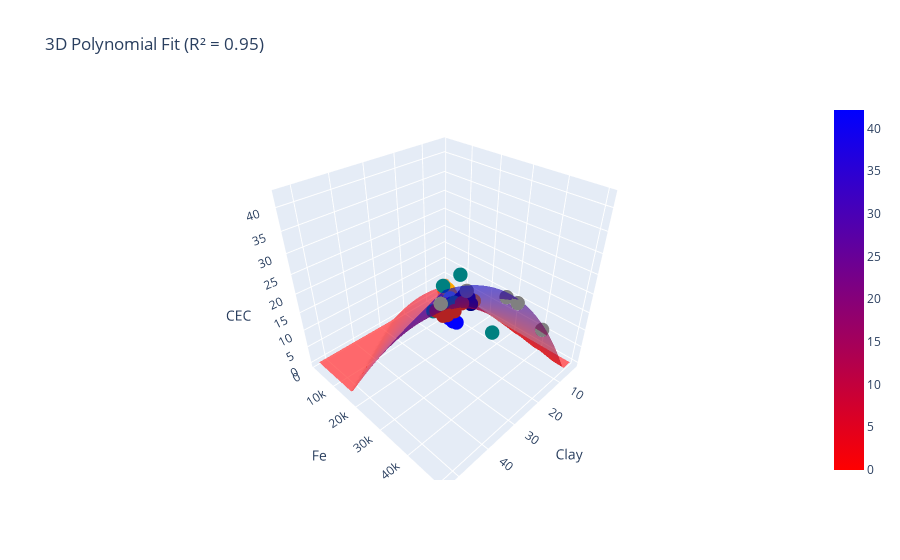

The notebook cell saved with this chart:
### Markdown cell above
## CEC prediction with Train-Test for all samples

### Code cell
feature_sets_CEC = [
    ['Clay'],
    ['Sand'],
    ['K_field'],
    ['Khf'],
    ['Kfd'],
    ['Kfd_abs'],
    ['Depth'],
    ['Bulk_density'],
    ['Humus'],
    ['Fe'],
    ['EC_HP'],
    ['pH_eau'],
    ['WC']
]
i =1
n=4 # How many feature combinations are shown in the horizontal bar plots

# Generate all pairs of features
pair_combinations = list(itertools.combinations([f[0] for f in feature_sets_CEC], 2))

# Convert pairs to the same format as individual features
feature_sets_pairs = [[pair[0], pair[1]] for pair in pair_combinations]

# Combine individual features and pairs into one list
all_feature_sets = feature_sets_CEC + feature_sets_pairs

df_CEC = df['CEC']

# Prepare to store the results for all feature sets
results_summary = []
test_errors_summary = []
train_errors_summary = []
best_n_ = []

# Evaluate all feature sets
for feature_set in all_feature_sets:
    best_n, R2_test_pol, R2_train_pol, RMSE_test_pol, RMSE_train_pol = stochastic_poly(df, feature_set, df_CEC, iters=100)
    print(i, 'best_n, R2_test_pol, R2_train_pol, RMSE_test_pol, RMSE_train_pol, feature_set:', best_n, R2_test_pol, R2_train_pol, RMSE_test_pol, RMSE_train_pol, feature_set)
    
    # Store results in lists for later use
    best_n_.append(best_n)
    test_errors_summary.append(R2_test_pol)
    train_errors_summary.append(R2_train_pol)
    
    # Also store the results in a structured format for sorting
    results_summary.append({
        'feature_set': feature_set,
        'best_n': best_n,
        'R2_test_pol': R2_test_pol,
        'R2_train_pol': R2_train_pol,
        'RMSE_test_pol': RMSE_test_pol,
        'RMSE_train_pol': RMSE_train_pol
    })
    i+=1
# Keep the lists of feature sets, test errors, and train errors as they are for further use
best_feat_ind = test_errors_summary.index(max(test_errors_summary))
best_feat = all_feature_sets[best_feat_ind]  # Use all_feature_sets to match the order
best_feat_n = best_n_[best_feat_ind]
print('best_feat_ind, best_feat, best_feat_n', best_feat_ind, best_feat, best_feat_n)

# This part remains the same: finding the best feature set and using it in `fit_and_plot`
fit_and_plot(df, best_feat, 'CEC', best_feat_n, mapping)

# Convert the results summary to a DataFrame for sorting and filtering
results_df = pd.DataFrame(results_summary)


# Sort by R2_test_pol in descending order and select the top 4
top_results = results_df.sort_values(by='R2_test_pol', ascending=False).head(n)

# Ensure that 'Clay', 'K_field', 'EC_HP', and 'Clay + Humus' are included
required_features = [['Clay'], ['K_field'], ['EC_HP'], ['Clay', 'Humus']]

# Find the corresponding results for the required features in the original results
for required in required_features:
    required_result = results_df[results_df['feature_set'].apply(lambda x: set(x) == set(required))]
    
    # Append the result for the required feature if it's not already in the top results
    if not required_result.empty and not any(set(required_result['feature_set'].values[0]) == set(x) for x in top_results['feature_set'].values):
        top_results = pd.concat([top_results, required_result])

# Now we ensure that the top 4 feature sets along with the required features are included in the plot
# Sort by R2_test_pol in descending order again to maintain consistency
top_results = top_results.sort_values(by='R2_test_pol', ascending=False)

# Plot the updated top results, which include the top 4 feature sets, and 'Clay', 'K_field', 'EC_HP', and 'Clay + Humus'
bars_plot(top_results['feature_set'].tolist(), 
          top_results['R2_test_pol'].tolist(), 
          top_results['R2_train_pol'].tolist(), 
          'Top feature sets including Clay, K_field, EC_HP, and Clay + Humus')

### Figure 1 — Plotly figure (JSON) as saved in the notebook; plotly's stock layout.template omitted (floating-point values rounded to 4 significant figures; data arrays with more than 128 entries replaced by an {"elided": "..."} marker saying what was removed)
{"data": [{"marker": {"color": ["teal", "teal", "teal", "teal", "teal", "teal", "teal", "teal", "teal", "teal", "teal", "firebrick", "firebrick", "firebrick", "firebrick", "firebrick", "sandybrown", "sandybrown", "sandybrown", "sandybrown", "sandybrown", "sandybrown", "navy", "navy", "navy", "navy", "navy", "blue", "blue", "blue", "blue", "blue", "gray", "gray", "gray", "gray", "gray", "cornflowerblue", "cornflowerblue", "cornflowerblue", "cornflowerblue", "cornflowerblue", "cornflowerblue", "cornflowerblue", "orange", "orange", "orange", "orange", "orange"], "size": 5}, "mode": "markers", "name": "Data points", "type": "scatter3d", "x": [16.1, 21.73, 29.0, 18.82, 16.88, 18.51, 16.04, 21.37, 20.59, 23.0, 31.69, 37.13, 33.05, 27.52, 38.33, 38.84, 4.003, 3.574, 3.238, 3.592, 3.963, 2.906, 8.772, 9.525, 10.3, 11.03, 12.62, 20.93, 23.23, 22.47, 25.45, 20.53, 52.89, 38.51, 32.34, 32.34, 16.97, 9.843, 10.98, 11.26, 10.16, 7.897, 10.75, 7.734, 7.481, 6.651, 5.083, 6.12, 5.694], "y": [16990.0, 23150.0, 22560.0, 18330.0, 19270.0, 34250.0, 18270.0, 20330.0, 17810.0, 22780.0, 34250.0, 32130.0, 33890.0, 31210.0, 35480.0, 37180.0, 1938.0, 1069.0, 1029.0, 1111.0, 2476.0, 1269.0, 15180.0, 14440.0, 16140.0, 18930.0, 21330.0, 21500.0, 24250.0, 24850.0, 24900.0, 19080.0, 49410.0, 42230.0, 47510.0, 50310.0, 47950.0, 10240.0, 10990.0, 10640.0, 11860.0, 5809.0, 10560.0, 12170.0, 7076.0, 5484.0, 16020.0, 6623.0, 3611.0], "z": [7.937, 13.86, 14.48, 9.251, 9.498, 8.976, 8.396, 10.83, 15.84, 13.38, 29.88, 22.89, 21.7, 19.98, 23.82, 25.04, 1.6, 1.6, 1.6, 1.6, 1.6, 1.6, 6.862, 5.68, 6.005, 8.763, 8.603, 12.5, 9.61, 9.2, 11.94, 9.943, 39.48, 32.48, 30.81, 30.81, 16.01, 4.149, 2.425, 1.6, 2.426, 1.6, 2.975, 2.405, 4.679, 4.107, 3.788, 2.419, 2.262]}, {"colorscale": [[0, "rgb(255,0,0)"], [1, "rgb(0,0,255)"]], "name": "Polynomial Surface", "opacity": 0.6, "type": "surface", "x": [2.906, 3.926, 4.946, 5.966, 6.986, 8.006, 9.026, 10.05, 11.07, 12.09, 13.11, 14.13, 15.15, 16.17, 17.19, 18.21, 19.23, 20.25, 21.27, 22.29, 23.31, 24.33, 25.35, 26.37, 27.39, 28.41, 29.43, 30.45, 31.47, 32.49, 33.51, 34.53, 35.55, 36.57, 37.59, 38.61, 39.63, 40.65, 41.67, 42.69, 43.71, 44.73, 45.75, 46.77, 47.79, 48.81, 49.83, 50.85, 51.87, 52.89], "y": [1029.0, 2035.0, 3041.0, 4047.0, 5053.0, 6058.0, 7064.0, 8070.0, 9076.0, 10080.0, 11090.0, 12090.0, 13100.0, 14100.0, 15110.0, 16120.0, 17120.0, 18130.0, 19130.0, 20140.0, 21150.0, 22150.0, 23160.0, 24160.0, 25170.0, 26170.0, 27180.0, 28190.0, 29190.0, 30200.0, 31200.0, 32210.0, 33210.0, 34220.0, 35230.0, 36230.0, 37240.0, 38240.0, 39250.0, 40250.0, 41260.0, 42270.0, 43270.0, 44280.0, 45280.0, 46290.0, 47300.0, 48300.0, 49310.0, 50310.0], "z": {"elided": "50x50 float values"}}], "layout": {"scene": {"xaxis": {"title": {"text": "Clay"}}, "yaxis": {"title": {"text": "Fe"}}, "zaxis": {"title": {"text": "CEC"}}}, "title": {"text": "3D Polynomial Fit (R² = 0.95)"}}}
